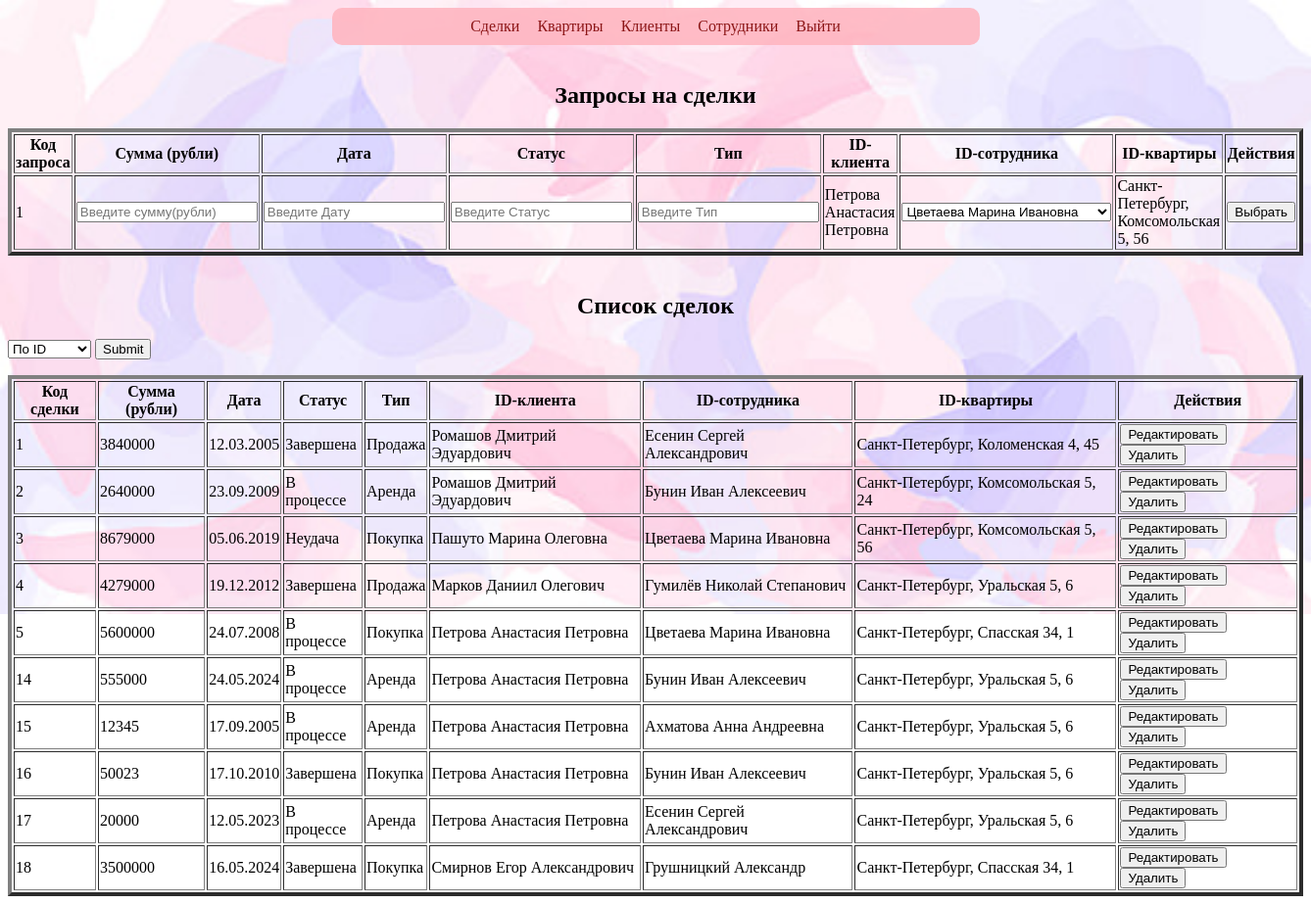
The page /Sdelk.php on the database its author committed.
### Sdelk.php (the view, shortened to what this page needs)
<?php
$mysql = mysqli_connect("localhost", "root", "", "test");
?>
<html>
<head>
</head>
<body>
<nav>
            <div>
               <a class="a_nav" href="Sdelk.php">Сделки</a>
				<a class="a_nav" href="Kvart.php">Квартиры</a>
				<a class="a_nav" href="Clients.php">Клиенты</a>
				<a class="a_nav" href="Sotrudniki.php">Сотрудники</a>
                <a class="a_nav" href="admin.php">Выйти</a>
            </div>
  </nav>
    <?php
    if ($_GET["fSelect"] == "ID")
        $res = mysqli_query($mysql, "SELECT * FROM `запросы` ORDER BY `запросы`.`ID` ASC ");
    else
        $res = mysqli_query($mysql, "SELECT * FROM `запросы`");
    ?>
	<br>
	<h2 style="text-align: center">Запросы на сделки</h2>
	<table border=4 align="center">
        <tr>
            <th>Код запроса</th>
            <th>Сумма (рубли)</th>
            <th>Дата</th>
            <th>Статус</th>
            <th>Тип</th>
            <th>ID-клиента</th>
			<th>ID-сотрудника</th>
			<th>ID-квартиры</th>
            <th>Действия</th>
        </tr>
        <?php while ($Clients = mysqli_fetch_array($res)) { ?>
            <tr>
                <form method="POST">
                    <td><?= $Clients['ID'] ?></td>
                    <td><input type="int" name="edit_gk" placeholder="Введите сумму(рубли)" required></td>
                    <td><input type="varchar" name="edit_addr" placeholder="Введите Дату" required></td>
                    <td><input type="varchar" name="edit_plo" placeholder="Введите Статус" required></td>
                    <td><input type="varchar" name="edit_kom" placeholder="Введите Тип" required></td>
					<?php $client_id = $Clients['ID_клиента'];
					$query = "SELECT клиенты.ФИО FROM клиенты WHERE клиенты.`ID-клиента` = $client_id";
					$result = mysqli_query($mysql, $query);
					$row = mysqli_fetch_assoc($result);
					$fio = $row['ФИО'];
					?>
					<td><?= $fio ?></td>
					<td><select name="edit_sotr" required>
					<?php
					$query = "SELECT `ID-сотрудника`, ФИО FROM сотрудники";
					$result = mysqli_query($mysql, $query);
					while ($row = mysqli_fetch_assoc($result)) {
						$employeeID = $row['ID-сотрудника'];
						$employeeName = $row['ФИО'];
						echo "<option value='$employeeID'>$employeeName</option>";
					}
					?>
				</select></td>
					<?php $client_id = $Clients['ID_квартиры'];
					$query = "SELECT квартиры.Адрес FROM квартиры WHERE квартиры.`ID-квартиры` = $client_id";
					$result = mysqli_query($mysql, $query);
					$row = mysqli_fetch_assoc($result);
					$adr = $row['Адрес'];
					?>
					<td><?= $adr ?></td>
                    <td>
                        <button type="submit" name="Add" value="<?= $Clients['ID'] ?>">Выбрать</button>
                    </td>
                </form>
            </tr>
        <?php } ?>
	</table>
	<br>
	<h2 style="text-align: center">Список сделок</h2>
  <form method="GET" id="f1">
        <select name="fSelect">
            <option value="ID" <?php if ($_GET['fSelect'] == "ID") echo "selected" ?>>По ID</option>
        </select>
        <input type="submit" id="fSubmit1">
    </form>
    <?php
    if ($_GET["fSelect"] == "ID")
        $res = mysqli_query($mysql, "SELECT * FROM `сделки` ORDER BY `сделки`.`Код сделки` ASC ");
    else if ($_GET["fSelect"] == "SUM")
        $res = mysqli_query($mysql, "SELECT * FROM `сделки` ORDER BY `сделки`.`Сумма` ASC ");
    else
        $res = mysqli_query($mysql, "SELECT * FROM `сделки`");
    ?>
  <table border=4 align="center">
        <tr>
            <th>Код сделки</th>
            <th>Сумма (рубли)</th>
            <th>Дата</th>
            <th>Статус</th>
            <th>Тип</th>
            <th>ID-клиента</th>
			<th>ID-сотрудника</th>
			<th>ID-квартиры</th>
            <th>Действия</th>
        </tr>
        <?php while ($Clients = mysqli_fetch_array($res)) { ?>
            <tr>
                <form method="POST">
                    <td><?= $Clients['Код сделки'] ?></td>
					<td><?= $Clients['Сумма']  ?></td>
					<td><?= $Clients['Дата'] ?></td>
					<td><?= $Clients['Статус'] ?></td>
					<td><?= $Clients['Тип'] ?></td>
					<?php $client_id = $Clients['ID-клиента'];
					$query = "SELECT клиенты.ФИО FROM клиенты WHERE клиенты.`ID-клиента` = $client_id";
					$result = mysqli_query($mysql, $query);
					$row = mysqli_fetch_assoc($result);
					$fio = $row['ФИО'];
					?>
					<td><?= $fio ?></td>
					<?php $client_id = $Clients['ID-сотрудника'];
					$query = "SELECT сотрудники.ФИО FROM сотрудники WHERE сотрудники.`ID-сотрудника` = $client_id";
					$result = mysqli_query($mysql, $query);
					$row = mysqli_fetch_assoc($result);
					$fios = $row['ФИО'];
					?>
					<td><?= $fios ?></td>
					<?php $client_id = $Clients['ID-квартиры'];
					$query = "SELECT квартиры.`Адрес` FROM квартиры WHERE квартиры.`ID-квартиры` = $client_id";
					$result = mysqli_query($mysql, $query);
					$row = mysqli_fetch_assoc($result);
					$adr = $row['Адрес'];
					?>
					<td><?= $adr ?></td>
                    <td>
                        <button type="submit" name="Edit" value="<?= $Clients['Код сделки'] ?>">Редактировать</button>
                        <button type="submit" name="Del" value="<?= $Clients['Код сделки'] ?>">Удалить</button>
                    </td>
                </form>
            </tr>
        <?php } ?>
    </table>
  </body>
  </html>

### Sdelk.php (style rules this page uses)
BODY { background: url(background.jpg) no-repeat 0px 0px; background-size: 100%; }
nav { display: block; border-radius: 10px; padding-top: 10px; padding-bottom: 10px; background: #FFB6C1; margin-left: -10px; margin-right: -10px; text-align: center; opacity: 90%; width: 50%; margin-left: auto; margin-right: auto; }
.a_nav { margin: 7px; color: #800000; text-decoration: none }

### rows shown on the page
запросы: ID "1", клиенты.ФИО "Петрова Анастасия Петровна", ID_квартиры.Адрес "Санкт-Петербург, Комсомольская 5, 56"
сделки: Код сделки "1", Сумма "3840000", Дата "12.03.2005", Статус "Завершена", Тип "Продажа", клиенты.ФИО "Ромашов Дмитрий Эдуардович", сотрудники.ФИО "Есенин Сергей Александрович", квартиры.Адрес "Санкт-Петербург, Коломенская 4, 45"
сделки: Код сделки "2", Сумма "2640000", Дата "23.09.2009", Статус "В процессе", Тип "Аренда", клиенты.ФИО "Ромашов Дмитрий Эдуардович", сотрудники.ФИО "Бунин Иван Алексеевич", квартиры.Адрес "Санкт-Петербург, Комсомольская 5, 24"
сделки: Код сделки "3", Сумма "8679000", Дата "05.06.2019", Статус "Неудача", Тип "Покупка", клиенты.ФИО "Пашуто Марина Олеговна", сотрудники.ФИО "Цветаева Марина Ивановна", квартиры.Адрес "Санкт-Петербург, Комсомольская 5, 56"
сделки: Код сделки "4", Сумма "4279000", Дата "19.12.2012", Статус "Завершена", Тип "Продажа", клиенты.ФИО "Марков Даниил Олегович", сотрудники.ФИО "Гумилёв Николай Степанович", квартиры.Адрес "Санкт-Петербург, Уральская 5, 6"
сделки: Код сделки "5", Сумма "5600000", Дата "24.07.2008", Статус "В процессе", Тип "Покупка", клиенты.ФИО "Петрова Анастасия Петровна", сотрудники.ФИО "Цветаева Марина Ивановна", квартиры.Адрес "Санкт-Петербург, Спасская 34, 1"
сделки: Код сделки "14", Сумма "555000", Дата "24.05.2024", Статус "В процессе", Тип "Аренда", клиенты.ФИО "Петрова Анастасия Петровна", сотрудники.ФИО "Бунин Иван Алексеевич", квартиры.Адрес "Санкт-Петербург, Уральская 5, 6"
сделки: Код сделки "15", Сумма "12345", Дата "17.09.2005", Статус "В процессе", Тип "Аренда", клиенты.ФИО "Петрова Анастасия Петровна", сотрудники.ФИО "Ахматова Анна Андреевна", квартиры.Адрес "Санкт-Петербург, Уральская 5, 6"
сделки: Код сделки "16", Сумма "50023", Дата "17.10.2010", Статус "Завершена", Тип "Покупка", клиенты.ФИО "Петрова Анастасия Петровна", сотрудники.ФИО "Бунин Иван Алексеевич", квартиры.Адрес "Санкт-Петербург, Уральская 5, 6"
сделки: Код сделки "17", Сумма "20000", Дата "12.05.2023", Статус "В процессе", Тип "Аренда", клиенты.ФИО "Петрова Анастасия Петровна", сотрудники.ФИО "Есенин Сергей Александрович", квартиры.Адрес "Санкт-Петербург, Уральская 5, 6"
сделки: Код сделки "18", Сумма "3500000", Дата "16.05.2024", Статус "Завершена", Тип "Покупка", клиенты.ФИО "Смирнов Егор Александрович", сотрудники.ФИО "Грушницкий Александр", квартиры.Адрес "Санкт-Петербург, Спасская 34, 1"

### other values the page prints
form field edit_sotr "Цветаева Марина Ивановна"
